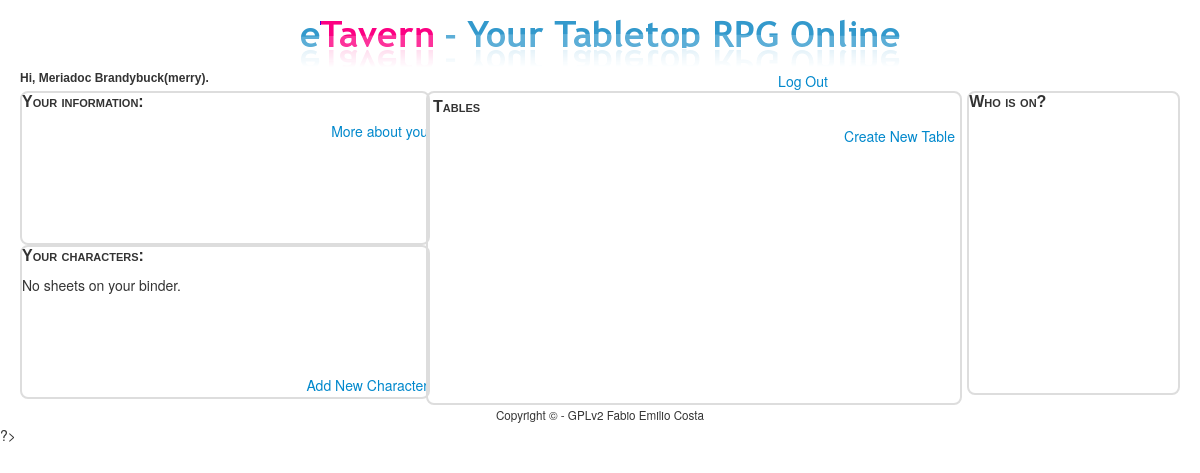
Before: / (signed in) with the older database file.
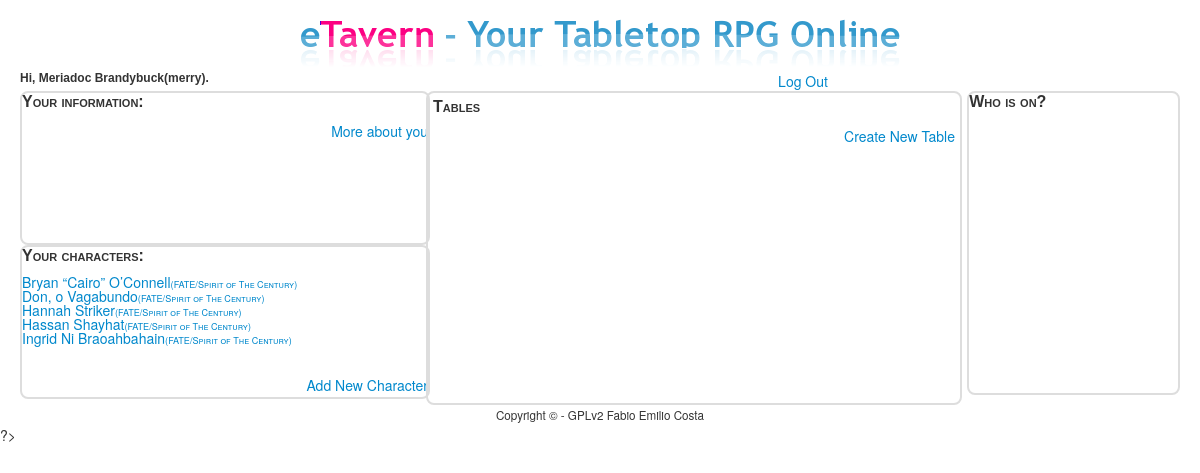
After: the same page with the newer database file.
### tables this page shows
CREATE TABLE IF NOT EXISTS `characters` (
  `id` bigint(20) NOT NULL AUTO_INCREMENT,
  `userid` bigint(20) NOT NULL,
  `char_name` varchar(100) NOT NULL,
  `system` varchar(100) NOT NULL,
  `base_desc` varchar(100) NOT NULL,
  `sheet` text,
  `history` text,
  PRIMARY KEY (`id`),
  UNIQUE KEY `userid` (`userid`,`char_name`,`system`)
);

### html/index.php (called while the page is built, shortened)
<?php
  $sheets=query("select * from characters where userid=? order by char_name,system",$_SESSION["id"]);
  $js_function=<<<FUNCTION
$(document).ready(function() {
    whoIsOn();
    open_tables();
});
FUNCTION;
  render("tavern.php", ["title" => "Your Tavern - ".$_SESSION["realname"],
                        "realname" => $_SESSION["realname"],
                        "username" => $_SESSION["username"],
                        "sheets" => $sheets,
                        "jquery"=>$js_function,
                        "extraJS"=>["js/whoIsOn.js"]])?>

### templates/tavern.php (the view, shortened to what this page needs)
<div id="logTop">
  <div class="information">
    Hi, <?= $realname;?>(<?= $username?>).
  </div>
  <div id="menu">
    <a href="logout.php">Log Out</a>
  </div>
</div>
<div class="tavern">
  <div class="people">
    <div id="userinfo">
      <p class="headers">Your information:</p>
      <div class="newChar">
        <a href="aboutYou.php">More about you</a>
      </div>
    </div>
    <div id="chars">
      <p class="headers">Your characters:</p>
      <div class="charlist">
        <?php
          if ($sheets === false)
              print("Problem on database!");
          else if (count($sheets)===0)
              print("No sheets on your binder.");
          else
            foreach($sheets as $sheet):
        ?>
        <div class="charEntry">
          <a class="charlinks" href="sheetInfo.php?sheetid=<?= $sheet['id']?>">
            <?= $sheet['char_name']?><span class="charsystem">(<?= $sheet['system']?>)</span></a></div>
        <?php
                endforeach;
        ?>
      </div>
      <div class="newChar">
        <a href="newChar.php">Add New Character</a></div>
    </div>
  </div>
  <div class="info">
    <div class="tables">
      <p class="headers">Tables</p>
      <div class="newChar">
        <a href="newTable.php">Create New Table</a>
      </div>
    </div>
    <div class="loggedOn">
      <p class="headers">Who is on?</p>
    </div>
  </div>
</div>

### includes/functions.php (shortened to what this page needs)
<?php
    function query()
    {
        $sql = func_get_arg(0);
        $parameters = array_slice(func_get_args(), 1);
        static $handle;
        if (!isset($handle))
        {
            try
            {
                $handle = new PDO("mysql:dbname=" . DATABASE . ";host=" . SERVER, USERNAME, PASSWORD);
                $handle->setAttribute(PDO::ATTR_EMULATE_PREPARES, false);
            }
            catch (Exception $e)
            {
                trigger_error($e->getMessage(), E_USER_ERROR);
                exit;
            }
        }
        $statement = $handle->prepare($sql);
        $results = $statement->execute($parameters);
        if ($results !== false)
        {
            return $statement->fetchAll(PDO::FETCH_ASSOC);
        }
        else
        {
            return false;
        }
    }
    function render($template, $values = [])
    {
        if (file_exists("../templates/$template"))
        {
            extract($values);
            require("../templates/header.php");
            require("../templates/$template");
            require("../templates/footer.php");
        }
        else
        {
            trigger_error("Invalid template: $template", E_USER_ERROR);
        }
    }
?>

### templates/header.php (shortened to what this page needs)
<!DOCTYPE html>
<html>
    <head>
        <link href="css/bootstrap.css" rel="stylesheet"/>
        <link href="css/bootstrap-responsive.css" rel="stylesheet"/>
        <link href="css/styles.css" rel="stylesheet"/>
        <link href="css/chat.css" rel="stylesheet"/>
    </head>
    <body>
        <div class="container-fluid">
            <div id="top">
                <a href="/"><img alt="eTavern - Your Tabletop RPG Online" src="img/logo.png"/></a>
            </div>
            <div id="middle">

### templates/footer.php
            </div>
            <div id="bottom">
                Copyright &#169; - GPLv2 Fabio Emilio Costa
            </div>
        </div>
    </body>
</html>

### html/css/styles.css (style rules this page uses)
#top { text-align: center; }
#middle { text-align: center; width: 100%; }
#bottom { font-size: smaller; text-align: center; vertical-align: top; }
.people { float: left; width: 35%; display: table; }
#userinfo { border: 2px solid #DDDDDD; border-radius: 8px; width: 100%; height: 150px; text-align: left; display: table; }
.tavern { width: 100%; height: 300px; display: table; }
.tables { padding: 5px; border: 2px solid #DDDDDD; border-radius: 8px; width: 45%; height: 300px; text-align: left; display: table; float: left; }
.loggedOn { border: 2px solid #DDDDDD; border-radius: 8px; width: 18%; display: table; float: right; height: 300px; text-align: left; }
#chars { border: 2px solid #DDDDDD; border-radius: 8px; width: 100%; height: 150px; text-align: left; display: block; list-style: none; }
#menu { text-align: center; width: 65%; float: right; display: table; }
#logTop { float: top; width: 100%; display: table; }
.newChar { text-align: right; vertical-align: bottom; }
.information { text-align: left; font: 12px helvetica; font-weight: bold; width: 30%; display: table; float: left; }
.headers { text-align: left; font: 16px helvetica; font-weight: bold; font-variant: small-caps; }
.charEntry { line-height: 100%; }
.charlinks { width: 100%; display: list-item; }
.charlist { height: 100px; overflow: auto; }
.charsystem { height: 100%; line-height: 100%; font-size: 65%; font-variant: small-caps; vertical-align: center; }

Changed rows visible on the page:
now on this page (row edited): characters: char_name "Bryan “Cairo” O’Connell", system "FATE/Spirit of The Century"
now on this page (row edited): characters: char_name "Don, o Vagabundo", system "FATE/Spirit of The Century"
now on this page (row edited): characters: char_name "Hannah Striker", system "FATE/Spirit of The Century"
now on this page (row edited): characters: char_name "Hassan Shayhat", system "FATE/Spirit of The Century"
now on this page (row edited): characters: char_name "Ingrid Ni Braoahbahain", system "FATE/Spirit of The Century"
Other visible differences:
text no longer shown: "No sheets on your binder."
